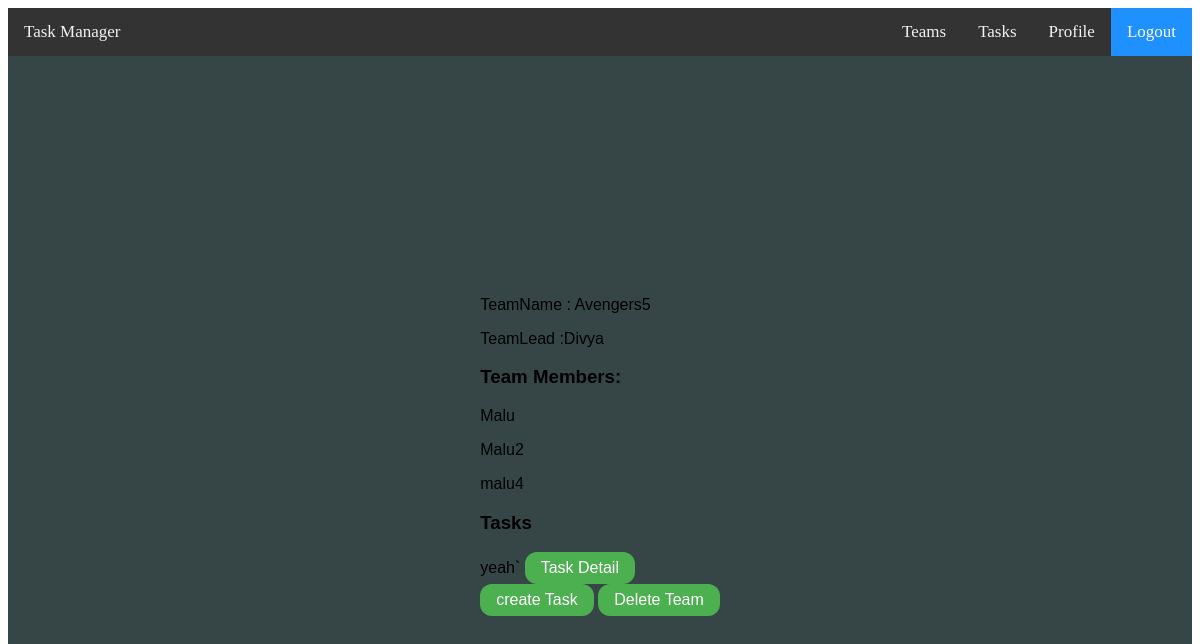
The app's page /team/14/details with its own data.
### users/models.py (models this page shows, shortened)
class Team(models.Model):
    TeamLead = models.ForeignKey(
        User, related_name="Teamleader", on_delete=models.CASCADE
    )
    TeamName = models.CharField(max_length=25,unique=True)
    MemberName = models.ManyToManyField(User,blank = True)

class Task(models.Model):
    title = models.CharField(max_length=140)
    description = models.TextField(blank = True, null = True)
    created_date = models.DateField(default=timezone.now, blank=True, null=True)
    due_date = models.DateField(blank=True, null=True)
    priority = models.IntegerField(default='0')
    TeamName = models.CharField(max_length=25,blank=True,null=True)
    creator = models.ForeignKey(
        User, related_name="todo_created_by", on_delete=models.CASCADE
    )
    comment = models.TextField(max_length=500,blank=True,null=True)
    assignee = models.ForeignKey(
        User,
        blank=True,
        null=True,
        related_name="todo_assigned_to",
        on_delete=models.CASCADE,
    )
    STATUSES = (
        ('Planned ', 'Planned'),
        ('Inprogress', 'Inprogress'),
        ('Done', 'Done'),
    )
    status = models.CharField(max_length=15,null=True, choices=STATUSES, default='Planned')
    class Meta:
        ordering = ["priority"]

### users/views.py (the view)
# urls.py: path('team/<int:pk>/details',user_views.TeamDetailView,name = 'team-details'),
def TeamDetailView(request,pk):
    team = Team.objects.get(id=pk)
    teamTasks = Task.objects.filter(TeamName = team.TeamName)
    context = {
        'Team':team,
        'tasks':teamTasks,
    }
    return render(request, "TeamTasks/Team_detail.html", context)

### templates/TeamTasks/Team_detail.html
{% extends "loginbase.html" %}
{% block content %}
        <p>TeamName : {{Team.TeamName}}</p>
        <p>TeamLead :{{Team.TeamLead}}</p>
        <h3>Team Members:</h3>
        {% for m in Team.MemberName.all %}
                {% if m != Team.TeamLead %}
                <p>{{ m }} </p>
                {% endif %}
        {% endfor %}
        <h3>Tasks</h3>
        {% for task in tasks %}
                <P>{{task.title}}
                        <a href =" {% url 'task-detail' task.id  %}"class="button">Task Detail</a>
                        {% endfor %}
        <br>
      <a href =" {% url 'team-task-create' Team.id  %}"class="button">create Task</a>
        <a href =" {% url 'team-delete' Team.id  %}"class="button">Delete Team</a>
{% endblock content %}

### static/css/buttons.css (style rules this page uses)
.button { background-color: #4CAF50; border: none; color: white; padding: 7px 16px; text-align: center; text-decoration: none; display: inline-block; font-size: 16px; border-radius: 12px; }

### records on screen
Team: TeamName "Avengers5", TeamLead "Divya"
Task: title "yeah`"

### other values on screen
{{ m }} "Malu"
{{ m }} "Malu2"
{{ m }} "malu4"
